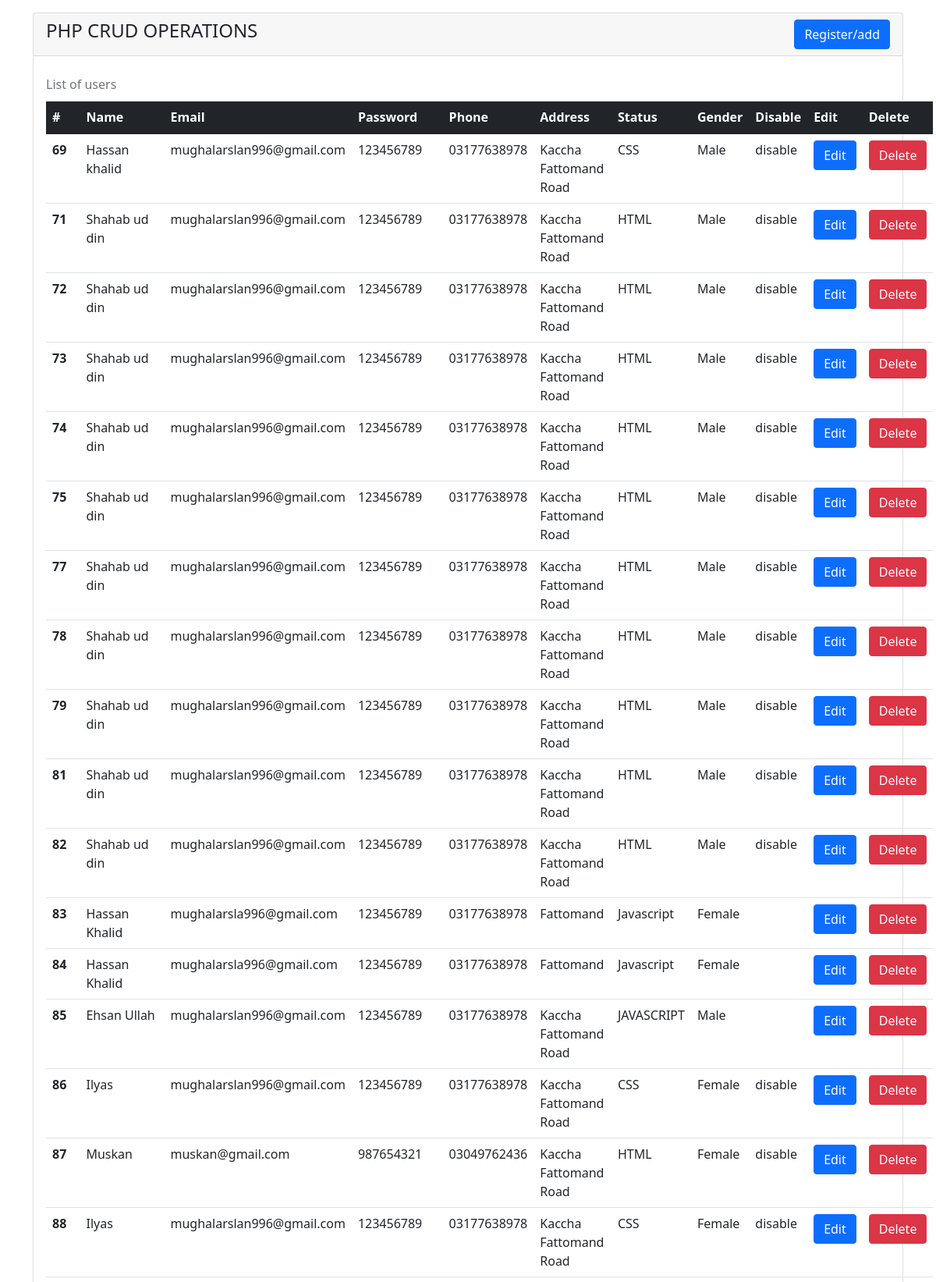
The page / (upper part) on the database its author committed.
### tables this page shows
CREATE TABLE `tbl_userdata` (
  `id` int(11) NOT NULL,
  `user_firstname` varchar(255) NOT NULL,
  `user_email` varchar(255) NOT NULL,
  `user_password` varchar(255) NOT NULL,
  `user_confirm_pass` varchar(15) NOT NULL,
  `user_phone` varchar(255) NOT NULL,
  `user_address` varchar(255) NOT NULL,
  `user_gender` varchar(10) NOT NULL,
  `user_status` varchar(255) NOT NULL,
  `user_disable` text NOT NULL
);

### database.php (called while the page is built, shortened)
<?php
class database
{
    private $db_host = "localhost";
    private $db_user = "root";
    private $db_pass = "";
    private $db_name = "user_detail";
    private $con = false;
    private $mysqli = "";
    public function __construct()
    {
        if (!$this->con) {
            $this->mysqli = new mysqli($this->db_host, $this->db_user, $this->db_pass, $this->db_name);
            $this->con = true;
        } else {
            return true;
        }
    }
    public function select($id = null, $email = null)
    {
        $sql = "SELECT * FROM tbl_userdata";
        $data = $this->mysqli->query($sql);
        if ($data->num_rows > 0) {
            $alldata = array();
            while ($row = $data->fetch_assoc()) {
                $alldata[] = $row;
            }
            return $alldata;
        } else {
            return false;
        }
    }
}

### index.php (the view, shortened to what this page needs)
<?php
include("include/header.php");
include("database.php");
$obj = new database();
$result = $obj->select();
?>
<div class="container">
    <div class="row">
        <div class="col-md-12 mt-3">
            <div class="card">
                <div class="card-header">
                    <h4>
                        PHP CRUD OPERATIONS
                        <a href="addusers.php" class="btn btn-primary  float-end">Register/add</a>
                    </h4>
                </div>
                <div class="card-body">
                    <table class="table caption-top">
                        <caption>List of users</caption>
                        <thead class="table-dark">
                            <tr>
                                <th scope="col">#</th>
                                <th scope="col">Name</th>
                                <th scope="col">Email</th>
                                <th scope="col">Password</th>
                                <th scope="col">Phone</th>
                                <th scope="col">Address</th>
                                <th scope="col">Status</th>
                                <th scope="col">Gender</th>
                                <th scope="col">Disable</th>
                                <th scope="col">Edit</th>
                                <th scope="col">Delete</th>
                            </tr>
                        </thead>
                        <tbody>
                            <?php
                            if (isset($result['0'])) {
                                foreach ($result as $list) {
                            ?>
                                    <tr>
                                        <th scope="row"><?php echo $list['id']; ?></th>
                                        <td><?php echo $list['user_firstname']; ?></td>
                                        <td><?php echo $list['user_email']; ?></td>
                                        <td><?php echo $list['user_password']; ?></td>
                                        <td><?php echo $list['user_phone']; ?></td>
                                        <td><?php echo $list['user_address']; ?></td>
                                        <td><?php echo $list['user_status']; ?></td>
                                        <td><?php echo $list['user_gender']; ?></td>
                                        <td><?php echo $list['user_disable']; ?></td>
                                        <td>
                                            <a href="addusers.php?id=<?php echo $list['id']; ?>" class="btn btn-primary">Edit</a>
                                        </td>
                                        <td>
                                            <a href="index.php?type=delete&delid=<?php echo $list['id']; ?> " class="btn btn-danger" onclick="return confirm('Are you sure?')">Delete</a>
                                        </td>
                                    </tr>
                                <?php
                                }
                            } else {
                                ?>
                                <tr>
                                    <td colspan="11" align="center" class=" text-white bg-secondary">No Record Found </td>
                                </tr>
                            <?php
                            }
                            ?>
                    </table>
                </div>
            </div>
        </div>
    </div>
</div>
<?php
include("include/footer.php");
?>

### rows shown on the page
tbl_userdata: id "69", user_firstname "Hassan khalid", user_email "mughalarslan996@gmail.com", user_password "123456789", user_phone "03177638978", user_address "Kaccha Fattomand Road", user_status "CSS", user_gender "Male", user_disable "disable"
tbl_userdata: id "71", user_firstname "Shahab ud din", user_email "mughalarslan996@gmail.com", user_password "123456789", user_phone "03177638978", user_address "Kaccha Fattomand Road", user_status "HTML", user_gender "Male", user_disable "disable"
tbl_userdata: id "72", user_firstname "Shahab ud din", user_email "mughalarslan996@gmail.com", user_password "123456789", user_phone "03177638978", user_address "Kaccha Fattomand Road", user_status "HTML", user_gender "Male", user_disable "disable"
tbl_userdata: id "73", user_firstname "Shahab ud din", user_email "mughalarslan996@gmail.com", user_password "123456789", user_phone "03177638978", user_address "Kaccha Fattomand Road", user_status "HTML", user_gender "Male", user_disable "disable"
tbl_userdata: id "74", user_firstname "Shahab ud din", user_email "mughalarslan996@gmail.com", user_password "123456789", user_phone "03177638978", user_address "Kaccha Fattomand Road", user_status "HTML", user_gender "Male", user_disable "disable"
tbl_userdata: id "75", user_firstname "Shahab ud din", user_email "mughalarslan996@gmail.com", user_password "123456789", user_phone "03177638978", user_address "Kaccha Fattomand Road", user_status "HTML", user_gender "Male", user_disable "disable"
tbl_userdata: id "77", user_firstname "Shahab ud din", user_email "mughalarslan996@gmail.com", user_password "123456789", user_phone "03177638978", user_address "Kaccha Fattomand Road", user_status "HTML", user_gender "Male", user_disable "disable"
tbl_userdata: id "78", user_firstname "Shahab ud din", user_email "mughalarslan996@gmail.com", user_password "123456789", user_phone "03177638978", user_address "Kaccha Fattomand Road", user_status "HTML", user_gender "Male", user_disable "disable"
tbl_userdata: id "79", user_firstname "Shahab ud din", user_email "mughalarslan996@gmail.com", user_password "123456789", user_phone "03177638978", user_address "Kaccha Fattomand Road", user_status "HTML", user_gender "Male", user_disable "disable"
tbl_userdata: id "81", user_firstname "Shahab ud din", user_email "mughalarslan996@gmail.com", user_password "123456789", user_phone "03177638978", user_address "Kaccha Fattomand Road", user_status "HTML", user_gender "Male", user_disable "disable"
tbl_userdata: id "82", user_firstname "Shahab ud din", user_email "mughalarslan996@gmail.com", user_password "123456789", user_phone "03177638978", user_address "Kaccha Fattomand Road", user_status "HTML", user_gender "Male", user_disable "disable"
tbl_userdata: id "83", user_firstname "Hassan Khalid", user_email "mughalarsla996@gmail.com", user_password "123456789", user_phone "03177638978", user_address "Fattomand", user_status "Javascript", user_gender "Female"
tbl_userdata: id "84", user_firstname "Hassan Khalid", user_email "mughalarsla996@gmail.com", user_password "123456789", user_phone "03177638978", user_address "Fattomand", user_status "Javascript", user_gender "Female"
tbl_userdata: id "85", user_firstname "Ehsan Ullah", user_email "mughalarslan996@gmail.com", user_password "123456789", user_phone "03177638978", user_address "Kaccha Fattomand Road", user_status "JAVASCRIPT", user_gender "Male"
tbl_userdata: id "86", user_firstname "Ilyas", user_email "mughalarslan996@gmail.com", user_password "123456789", user_phone "03177638978", user_address "Kaccha Fattomand Road", user_status "CSS", user_gender "Female", user_disable "disable"
tbl_userdata: id "87", user_firstname "Muskan", user_email "muskan@gmail.com", user_password "987654321", user_phone "03049762436", user_address "Kaccha Fattomand Road", user_status "HTML", user_gender "Female", user_disable "disable"
tbl_userdata: id "88", user_firstname "Ilyas", user_email "mughalarslan996@gmail.com", user_password "123456789", user_phone "03177638978", user_address "Kaccha Fattomand Road", user_status "CSS", user_gender "Female", user_disable "disable"
